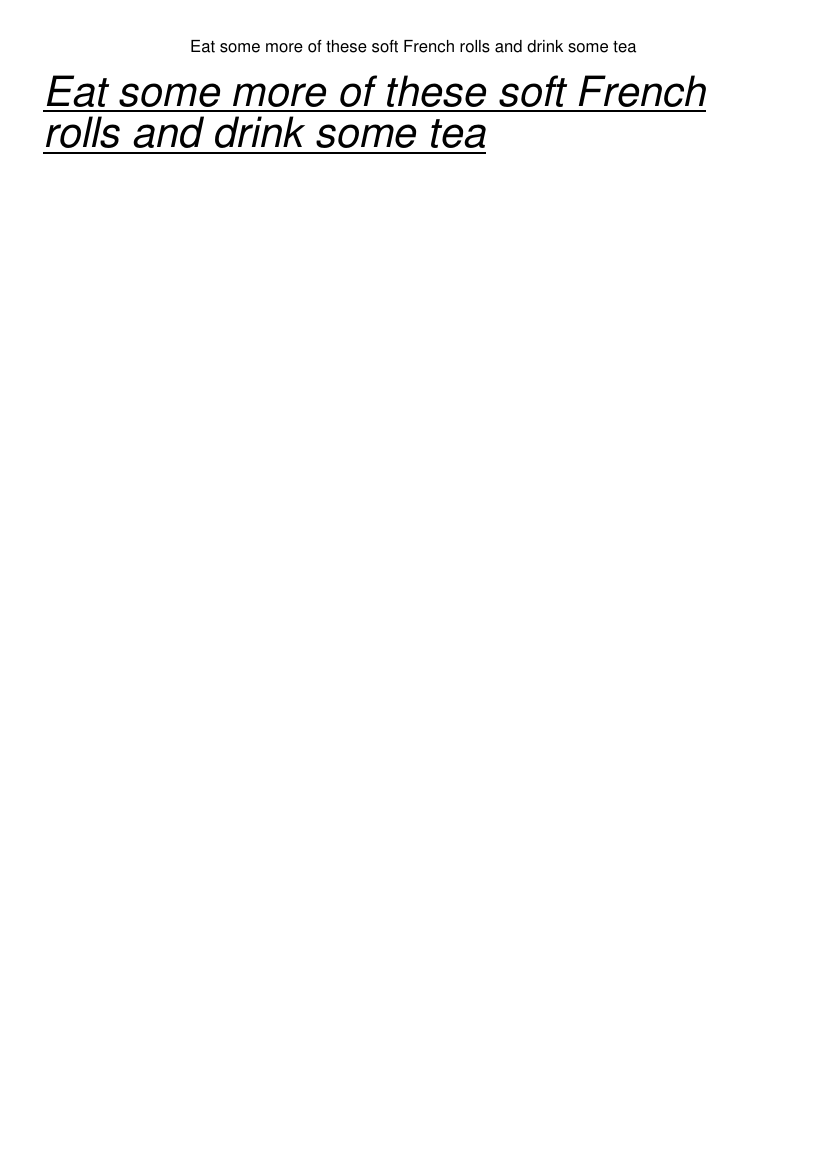

Recreate this plot in Python.
from docs import PDF

pdf = PDF()
pdf.set_font_size(12)
pdf.add_paragraph("Eat some more of these soft French rolls and drink some tea", alignment="center")
pdf.set_font_size(30)
pdf.set_font_style(italic=True, underline=True)
pdf.add_paragraph("Eat some more of these soft French rolls and drink some tea")
pdf.save("two_paragraphs.pdf")
